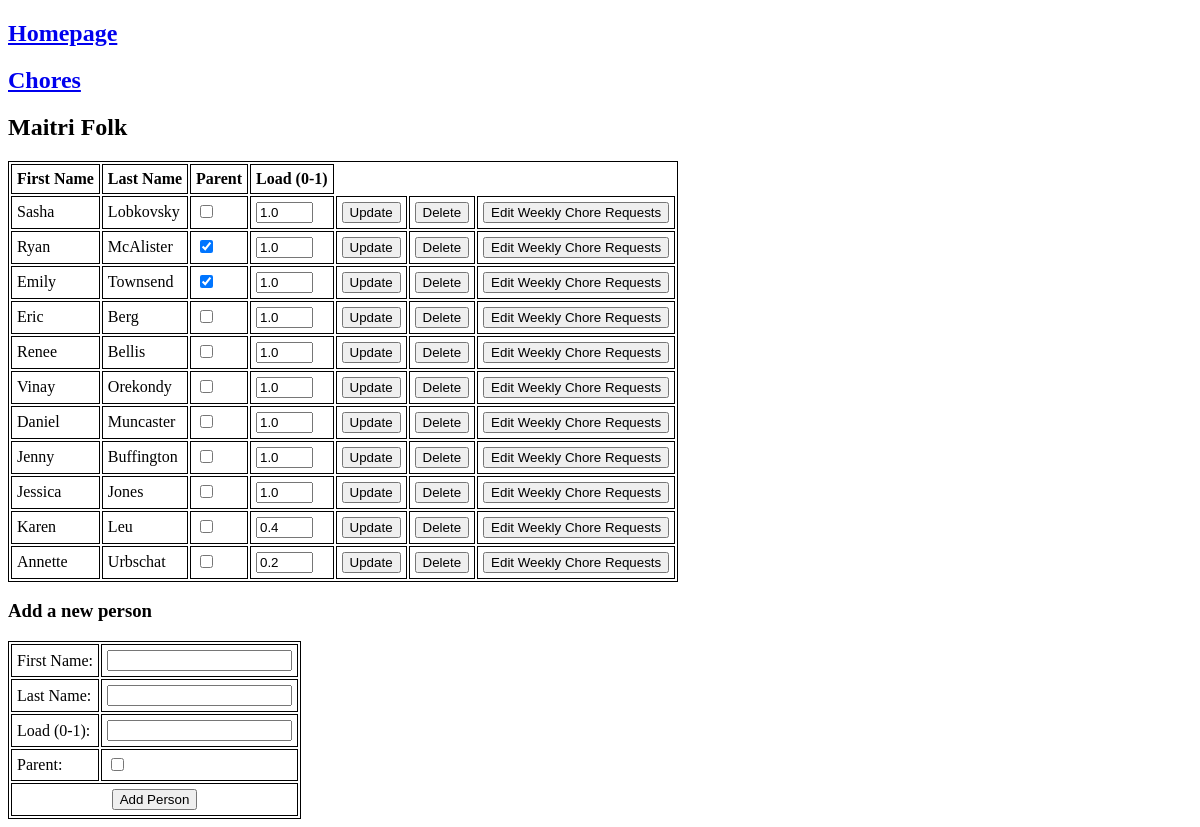
Screenshot of /people with the database file from the repository.
### tables this page shows
CREATE TABLE "people" (
"id" INTEGER,
  "first_name" TEXT,
  "last_name" TEXT,
  "load_fraction" REAL,
  "parent" INTEGER
);

### chore_chart.py (the view)
@app.route("/people")
def people():
    with sqlite3.connect(db) as con:
        people = pd.read_sql(
            con = con,
            sql = "SELECT * FROM people"
        )
    return render_template("people.html", people = people)

### templates/people.html (shortened to what this page needs)
<!doctype html>
<html>
<head>
  <link rel="stylesheet" href="{{ url_for('static', filename='style.css') }}">
</head>
<body>
  <h2><a href="/">Homepage</a></h2>
  <h2><a href="/tasks">Chores</a></h2>
  <h2>Maitri Folk</h2>
  <table>
    <tr>
      <th>First Name</th>
      <th>Last Name</th>
      <th>Parent</th>
      <th>Load (0-1)</th>
    </tr>
    {% for person in people.itertuples() %}
    <tr>
      <td>{{person.first_name}}</td>
      <td>{{person.last_name}}</td>
      <form method="POST" action="{{ url_for('update_person') }}">
	<td>
	  <input type="checkbox" name="parent" {{"checked" if person.parent else ""}}/>
	</td>
	<td>
	  <input type="text" name="frac" size="4" value="{{ person.load_fraction }}"/>
	</td>
	<td>
	  <button type="sumbit">Update</button>
	</td>
      </form>
      <form method="POST" action="{{ url_for('delete_person') }}">
	<td>
	  <button type="sumbit">Delete</button>
	</td>
      </form>
      <form method="GET" action="{{ url_for('requests', person_id = person.id) }}">
	<td>
	  <button type="sumbit">Edit Weekly Chore Requests</button>
	</td>
      </form>
    </tr>
    {% endfor %}
  </table>
  <h3>Add a new person</h3>
  <form method="POST" action="{{ url_for('add_person') }}">
    <table>
      <tr>
	<td><label for="first_name">First Name:</label></td>
	<td><input type="text" id="first_name" name="first_name"></input></td>
      </tr>
      <tr>
	<td><label for="last_name">Last Name:</label></td>
	<td><input type="text" id="last_name" name="last_name"></input></td>
      </tr>
      <tr>
	<td><label for="frac">Load (0-1):</label></td>
	<td><input type="text" id="frac" name="frac"></input></td>
      </tr>
      <tr>
	<td><label for="parent">Parent:</label></td>
	<td><input type="checkbox" id="parent" name="parent"></input></td>
      <tr>
	<td colspan="2" class="center-text">
	  <input type="submit" value="Add Person">
	</td>
      </tr>
    </table>
  </form>
</body>
</html>

### static/style.css (style rules this page uses)
table, th, td { border: 1px solid; }
th, td { padding: 5px; }
.center-text { text-align: center; }

### rows the page displays
people: first_name "Sasha", last_name "Lobkovsky", frac "1.0"
people: first_name "Ryan", last_name "McAlister", frac "1.0"
people: first_name "Emily", last_name "Townsend", frac "1.0"
people: first_name "Eric", last_name "Berg", frac "1.0"
people: first_name "Renee", last_name "Bellis", frac "1.0"
people: first_name "Vinay", last_name "Orekondy", frac "1.0"
people: first_name "Daniel", last_name "Muncaster", frac "1.0"
people: first_name "Jenny", last_name "Buffington", frac "1.0"
people: first_name "Jessica", last_name "Jones", frac "1.0"
people: first_name "Karen", last_name "Leu", frac "0.4"
people: first_name "Annette", last_name "Urbschat", frac "0.2"
